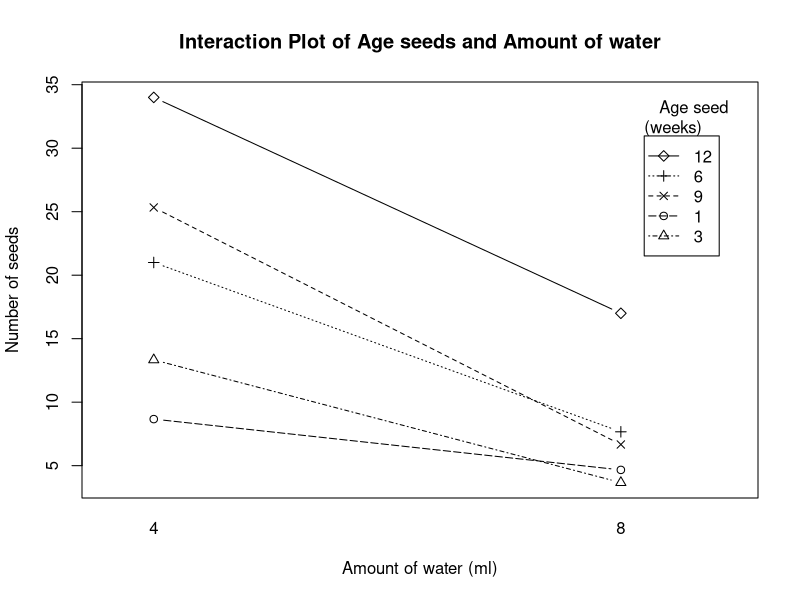
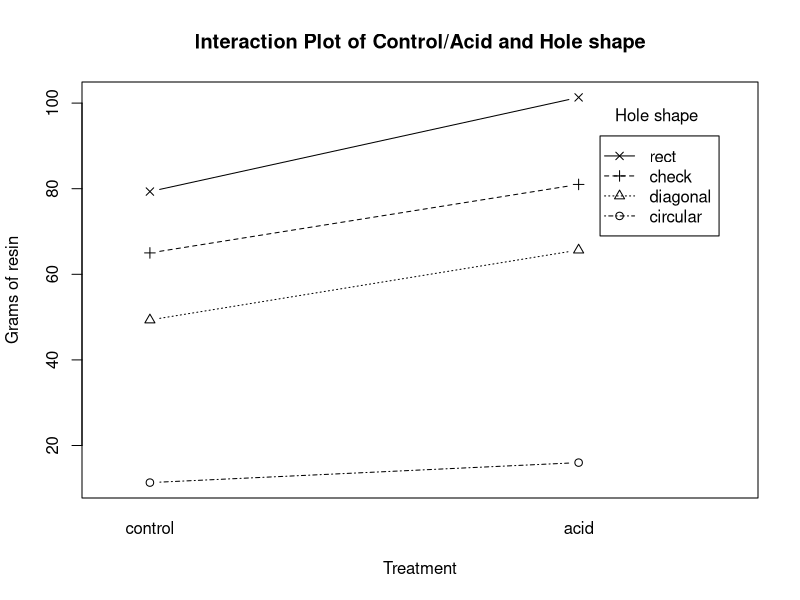
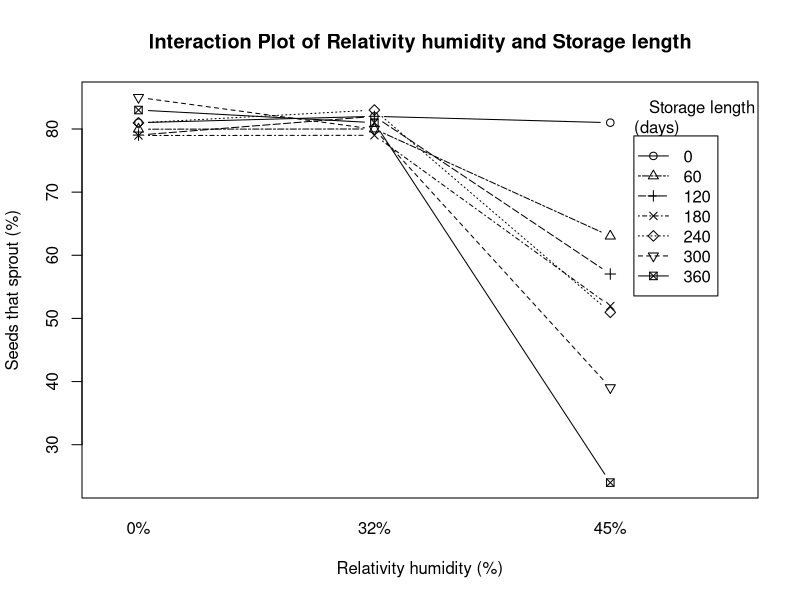

Generate these figures, in order, with R:
## ---- chunk 1
knitr::opts_chunk$set(echo = TRUE)
## ---- chunk 2
table <- '
|    Source   | DF |    SS   |   MS   | F |   P   |
|:-----------:|:--:|:-------:|:------:|:-:|:-----:|
|      A      |  1 |    -    | 0.0002 | - |   -   |
|      B      |  - | 180.378 |    -   | - |   -   |
| Interaction |  3 |  8.479  |    -   | - | 0.932 |
|    Error    |  8 | 158.797 |    -   |   |       |
|    Total    | 15 | 347.653 |        |   |       |
'
cat(table)
## ---- chunk 3
# calculating missing p-values

# P(F > 0.00001), df1 from the A factor, df2 from the Error
pf(q = 0.00001, df1 = 1, df2 = 8, lower.tail = F)

# P(F > 3.02917), df1 from the B factor, df2 from the Error
pf(q = 3.02917, df1 = 3, df2 = 8, lower.tail = F)
## ---- chunk 4
table <- '
|    Source   | DF |    SS   |   MS   |    F    |      P     |
|:-----------:|:--:|:-------:|:------:|:-------:|:----------:|
|      A      |  1 |  0.0002 | 0.0002 | 0.00001 |  0.9975543 |
|      B      |  3 | 180.378 | 60.126 | 3.02917 | 0.09334106 |
| Interaction |  3 |  8.479  |  2.826 | 0.14237 |    0.932   |
|    Error    |  8 | 158.797 | 19.849 |         |            |
|    Total    | 15 | 347.653 |        |         |            |
'
cat(table)
## ---- chunk 5
df <- expand.grid(h20 = c(4, 8), age_seeds = c(1, 3, 6, 9, 12))
df <- rbind(df, df, df)  # 3 reps
df <- df[order(df$h20), ]
rownames(df) <- 1:nrow(df)  # fix row numbers
df$h20 <- as.factor(df$h20)
df$age_seeds <- as.factor(df$age_seeds)

# assign response
df$seeds <- c(
  11, 7, 9, 13, 20,
  9, 16, 19, 35, 37,
  6, 17, 35, 28, 45,
  8, 1, 5, 1, 11,
  3, 7, 9, 10, 15,
  3, 3, 9, 9, 25
)

tibble::glimpse(df)
## ---- chunk 6
with(df, {interaction.plot(h20, age_seeds, seeds, type = 'b',
                           pch = c(1, 2, 3, 4, 5), leg.bty = 'o',
                           main = 'Interaction Plot of Age seeds and Amount of water',
                           xlab = 'Amount of water (ml)', ylab = 'Number of seeds',
                           trace.label = 'Age seed\n(weeks)')})
## ---- chunk 7
fit <- aov(seeds ~ h20 * age_seeds, data = df)
summary(fit)
## ---- chunk 8
# similar to the previous question
df <- expand.grid(acid = c('control', 'acid'), shape = c('circular', 'diagonal', 'check', 'rect'))
df <- rbind(df, df, df)
df$acid <- factor(df$acid, c('control', 'acid'))  # control level first
df$shape <- as.factor(df$shape)
df <- df[order(df$acid), ]
rownames(df) <- 1:nrow(df)
df$resin <- c(
  9, 43, 60, 77,
  13, 48, 65, 70,
  12, 57, 70, 91,
  15, 66, 75, 97,
  13, 58, 78, 108,
  20, 73, 90, 99
)
tibble::glimpse(df)
## ---- chunk 9
with(df, {interaction.plot(acid, shape, resin, type = 'b',
                           pch = c(1, 2, 3, 4), leg.bty = 'o',
                           main = 'Interaction Plot of Control/Acid and Hole shape',
                           xlab = 'Treatment', ylab = 'Grams of resin',
                           trace.label = 'Hole shape')})
## ---- chunk 10
fit <- aov(resin ~ acid * shape, data = df)
summary(fit)
## ---- chunk 11
fit_tukey <- TukeyHSD(fit, ordered = F)
fit_tukey
## ---- chunk 12
df <- expand.grid(rel_hum = c('0%', '32%', '45%'), storage_length = c(0, 60, 120, 180, 240, 300, 360))
df <- rbind(df, df, df)  # 3 reps
df$rel_hum <- as.factor(df$rel_hum)
df$storage_length <- as.factor(df$storage_length)
df <- df[order(df$rel_hum), ]
rownames(df) <- 1:nrow(df)
df$seeds_sprout <- c(
  82.1,	78.6,	79.8,	82.3,	81.7,	85,	82.7,
  79,	80.8,	79.1,	75.5,	80.1,	87.9,	84.6,
  81.9,	80.5,	78.2,	79.1,	81.1,	82.1,	81.7,
  83.1,	78.1,	80.4,	77.8,	83.8,	82,	81,
  80.5,	83.6,	81.8,	80.4,	83.7,	77.6,	78.9,
  82.4,	78.3,	83.8,	78.8,	81.5,	80.3,	83.1,
  83.1,	66.5,	52.9,	52.9,	52.2,	38.6,	25.2,
  78.9,	61.4,	58.9,	54.3,	51.9,	37.9,	25.8,
  81,	61.2,	59.3,	48.7, 48.8,	40.6,	21
)
tibble::glimpse(df)
## ---- chunk 13
with(df, {interaction.plot(rel_hum, storage_length, seeds_sprout, type = 'b',
                           pch = c(1, 2, 3, 4, 5, 6, 7), leg.bty = 'o',
                           main = 'Interaction Plot of Relativity humidity and Storage length',
                           xlab = 'Relativity humidity (%)', ylab = 'Seeds that sprout (%)',
                           trace.label = 'Storage length\n(days)')})
## ---- chunk 14
fit <- aov(seeds_sprout ~ rel_hum * storage_length, data = df)
summary(fit)
